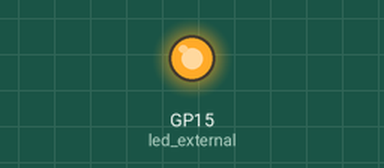
Simulated run of this program. Board: Raspberry Pi Pico running MicroPython. Shown: output pins drawn as LEDs (lit = HIGH).

Above: at 4.5 s.
At 27.2 s:
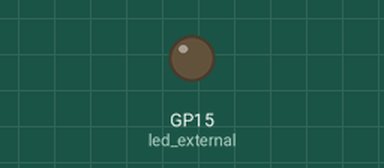
Timing chart, 0 to 37.8 s (numbered marks = the images above):
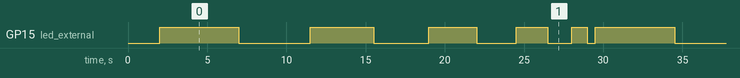

The program:

Blink.py
```python
import machine
import utime
led_external=machine.Pin(15, machine.Pin.OUT)

led_external.value(0)
utime.sleep(2)
gap=5

while True:
    led_external.toggle()
    utime.sleep(gap)
    gap=gap-0.5

    if gap==0:
        gap=5
```

Measured:
- by itself, GP15 (led_external): repeats every 27.5 s: LOW 4.5 s, HIGH 4.0 s, LOW 3.5 s, HIGH 3.0 s, LOW 2.5 s, HIGH 2.0 s, LOW 1.5 s, HIGH 1.0 s, LOW 0.50 s, HIGH 5.0 s
- by itself, everything shown: repeats every 27.5 s, in 10 steps
